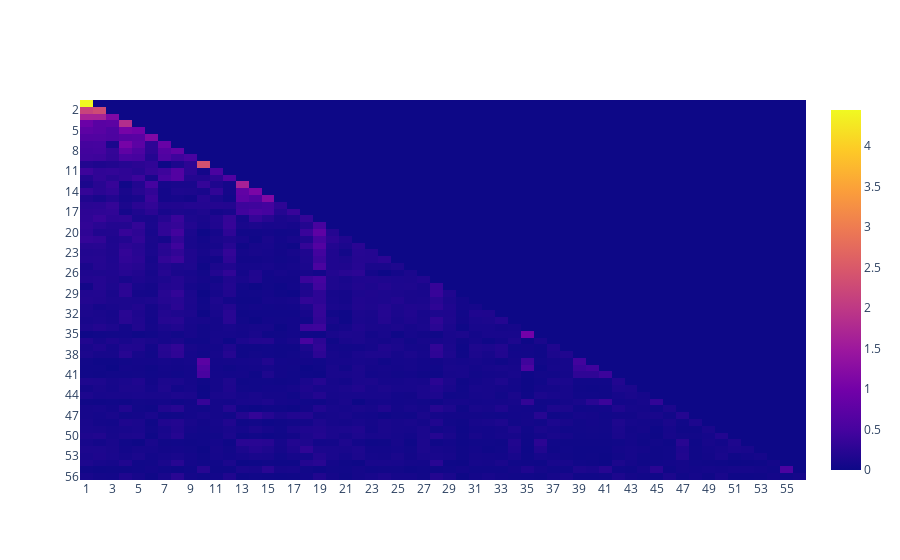
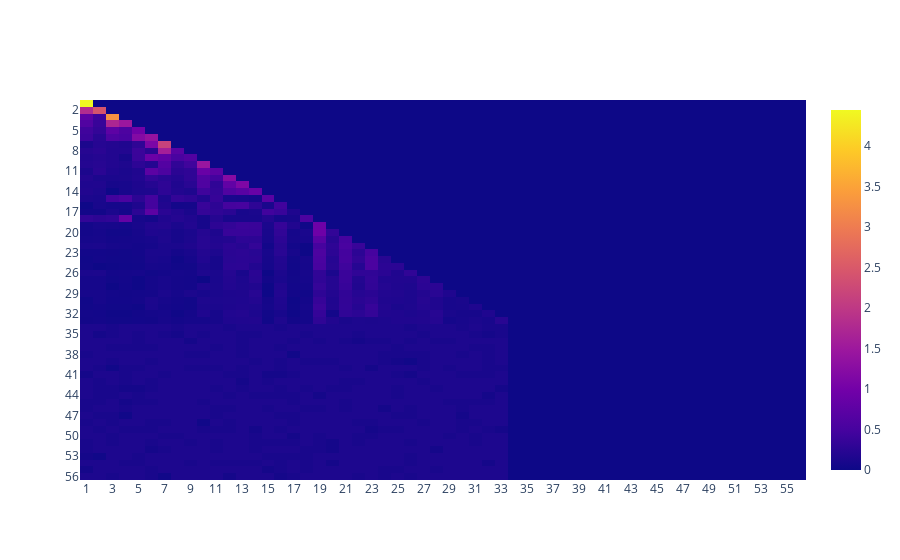
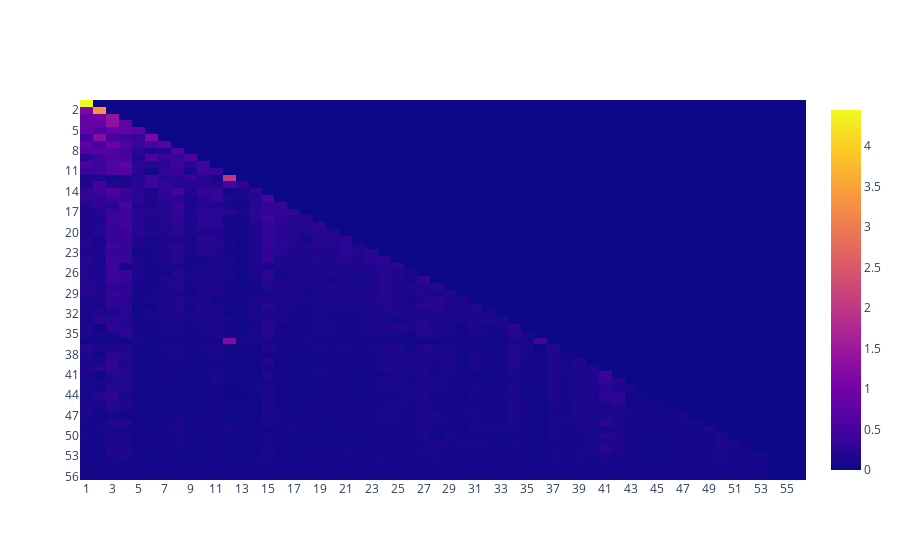
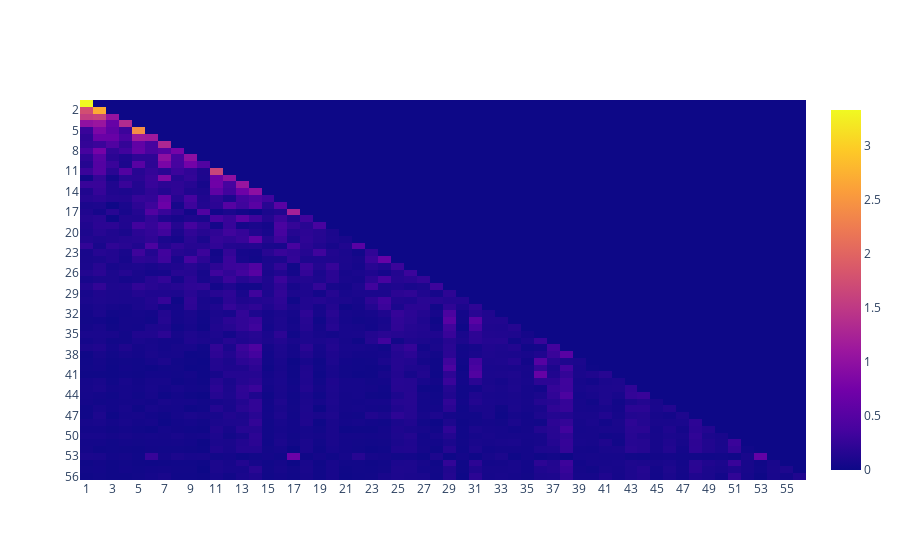

The code cell stored with these charts, in order, in its notebook:
### Code cell
mat = np.flip(enc_self_attn[0].sum(axis=0).cpu().numpy(), axis=0)
x=[str(i) for i in np.arange(1,len(mat)+1)]
y=[str(i) for i in np.arange(len(mat),0,-1)]

fig = go.Figure(data=go.Heatmap(z=mat, x=x, y=y))
fig.show()

mat = np.flip(enc_self_attn[1].sum(axis=0).cpu().numpy(), axis=0)
fig = go.Figure(data=go.Heatmap(z=mat, x=x, y=y))
fig.show()

mat = np.flip(enc_self_attn[2].sum(axis=0).cpu().numpy(), axis=0)
fig = go.Figure(data=go.Heatmap(z=mat, x=x, y=y))
fig.show()



mat = np.flip(enc_self_attn[3].sum(axis=0).cpu().numpy(), axis=0)
fig = go.Figure(data=go.Heatmap(z=mat, x=x, y=y    ))
fig.show()

### Figure 1 — Plotly figure (JSON) as saved in the notebook; plotly's stock layout.template omitted (floating-point values rounded to 4 significant figures; data arrays with more than 128 entries replaced by an {"elided": "..."} marker saying what was removed)
{"data": [{"type": "heatmap", "x": ["1", "2", "3", "4", "5", "6", "7", "8", "9", "10", "11", "12", "13", "14", "15", "16", "17", "18", "19", "20", "21", "22", "23", "24", "25", "26", "27", "28", "29", "30", "31", "32", "33", "34", "35", "36", "37", "38", "39", "40", "41", "42", "43", "44", "45", "46", "47", "48", "49", "50", "51", "52", "53", "54", "55", "56"], "y": ["56", "55", "54", "53", "52", "51", "50", "49", "48", "47", "46", "45", "44", "43", "42", "41", "40", "39", "38", "37", "36", "35", "34", "33", "32", "31", "30", "29", "28", "27", "26", "25", "24", "23", "22", "21", "20", "19", "18", "17", "16", "15", "14", "13", "12", "11", "10", "9", "8", "7", "6", "5", "4", "3", "2", "1"], "z": {"elided": "56x56 float values"}}], "layout": {}}

### Figure 2 — Plotly figure (JSON) as saved in the notebook; plotly's stock layout.template omitted (floating-point values rounded to 4 significant figures; data arrays with more than 128 entries replaced by an {"elided": "..."} marker saying what was removed)
{"data": [{"type": "heatmap", "x": ["1", "2", "3", "4", "5", "6", "7", "8", "9", "10", "11", "12", "13", "14", "15", "16", "17", "18", "19", "20", "21", "22", "23", "24", "25", "26", "27", "28", "29", "30", "31", "32", "33", "34", "35", "36", "37", "38", "39", "40", "41", "42", "43", "44", "45", "46", "47", "48", "49", "50", "51", "52", "53", "54", "55", "56"], "y": ["56", "55", "54", "53", "52", "51", "50", "49", "48", "47", "46", "45", "44", "43", "42", "41", "40", "39", "38", "37", "36", "35", "34", "33", "32", "31", "30", "29", "28", "27", "26", "25", "24", "23", "22", "21", "20", "19", "18", "17", "16", "15", "14", "13", "12", "11", "10", "9", "8", "7", "6", "5", "4", "3", "2", "1"], "z": {"elided": "56x56 float values"}}], "layout": {}}

### Figure 3 — Plotly figure (JSON) as saved in the notebook; plotly's stock layout.template omitted (floating-point values rounded to 4 significant figures; data arrays with more than 128 entries replaced by an {"elided": "..."} marker saying what was removed)
{"data": [{"type": "heatmap", "x": ["1", "2", "3", "4", "5", "6", "7", "8", "9", "10", "11", "12", "13", "14", "15", "16", "17", "18", "19", "20", "21", "22", "23", "24", "25", "26", "27", "28", "29", "30", "31", "32", "33", "34", "35", "36", "37", "38", "39", "40", "41", "42", "43", "44", "45", "46", "47", "48", "49", "50", "51", "52", "53", "54", "55", "56"], "y": ["56", "55", "54", "53", "52", "51", "50", "49", "48", "47", "46", "45", "44", "43", "42", "41", "40", "39", "38", "37", "36", "35", "34", "33", "32", "31", "30", "29", "28", "27", "26", "25", "24", "23", "22", "21", "20", "19", "18", "17", "16", "15", "14", "13", "12", "11", "10", "9", "8", "7", "6", "5", "4", "3", "2", "1"], "z": {"elided": "56x56 float values"}}], "layout": {}}

### Figure 4 — Plotly figure (JSON) as saved in the notebook; plotly's stock layout.template omitted (floating-point values rounded to 4 significant figures; data arrays with more than 128 entries replaced by an {"elided": "..."} marker saying what was removed)
{"data": [{"type": "heatmap", "x": ["1", "2", "3", "4", "5", "6", "7", "8", "9", "10", "11", "12", "13", "14", "15", "16", "17", "18", "19", "20", "21", "22", "23", "24", "25", "26", "27", "28", "29", "30", "31", "32", "33", "34", "35", "36", "37", "38", "39", "40", "41", "42", "43", "44", "45", "46", "47", "48", "49", "50", "51", "52", "53", "54", "55", "56"], "y": ["56", "55", "54", "53", "52", "51", "50", "49", "48", "47", "46", "45", "44", "43", "42", "41", "40", "39", "38", "37", "36", "35", "34", "33", "32", "31", "30", "29", "28", "27", "26", "25", "24", "23", "22", "21", "20", "19", "18", "17", "16", "15", "14", "13", "12", "11", "10", "9", "8", "7", "6", "5", "4", "3", "2", "1"], "z": {"elided": "56x56 float values"}}], "layout": {}}
